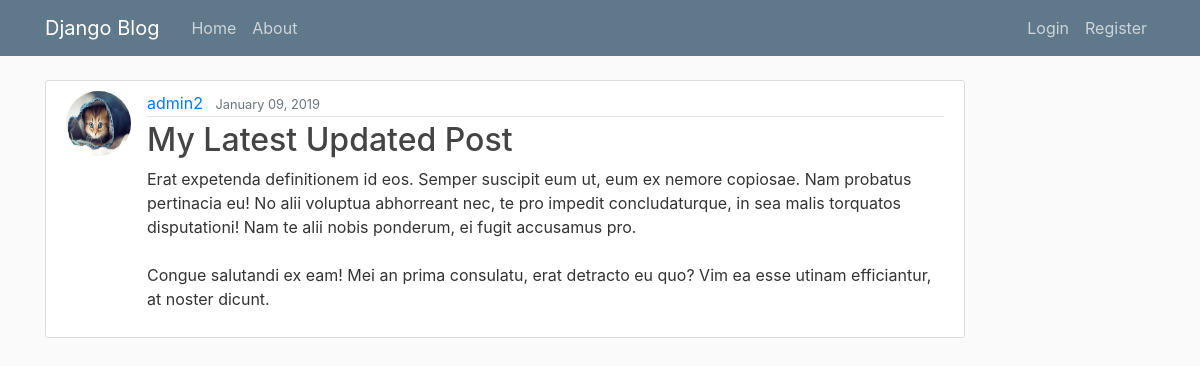
The page /post/29/ on the database its author committed.
### blog/models.py (models this page shows, shortened)
class Post(models.Model):
    title = models.CharField(max_length=100)
    content = models.TextField()
    date_posted = models.DateTimeField(default=timezone.now)
    author = models.ForeignKey(User, on_delete=models.CASCADE)

### users/models.py (models this page shows, shortened)
class Profile(models.Model):
    user = models.OneToOneField(User, on_delete=models.CASCADE)
    image = models.ImageField(default='default.jpg', upload_to='profile_pics')

### blog/views.py (the view)
# urls.py: path('post/<int:pk>/', PostDetailView.as_view(), name='post-detail'),
class PostDetailView(DetailView):
    model = Post

### blog/templates/blog/post_detail.html (shortened to what this page needs)
{% extends "blog/base.html" %}
{% block content %}
  <article class="media content-section">
    <img class="rounded-circle article-img" src="{{ object.author.profile.image.url }}">
    <div class="media-body">
      <div class="article-metadata">
        <a class="mr-2" href="{% url 'user-posts' object.author.username %}">{{ object.author }}</a>
        <small class="text-muted">{{ object.date_posted|date:"F d, Y" }}</small>
      </div>
      <h2 class="article-title">{{ object.title }}</h2>
      <p class="article-content">{{ object.content }}</p>
    </div>
  </article>
{% endblock content %}

### blog/static/blog/main.css (style rules this page uses)
body { background: #fafafa; color: #333333; margin-top: 5rem; }
h1, h2, h3, h4, h5, h6 { color: #444444; }
.content-section { background: #ffffff; padding: 10px 20px; border: 1px solid #dddddd; border-radius: 3px; margin-bottom: 20px; }
.article-title { color: #444444; }
.article-content { white-space: pre-line; }
.article-img { height: 65px; width: 65px; margin-right: 16px; }
.article-metadata { padding-bottom: 1px; margin-bottom: 4px; border-bottom: 1px solid #e3e3e3 }

### rows shown on the page
Post: author.profile.image (picture), author "admin2", date_posted "January 09, 2019", title "My Latest Updated Post", content "Erat expetenda definitionem id eos. Semper suscipit eum ut, eum ex nemore copiosae. Nam probatus pertinacia eu! No alii voluptua abhorreant nec, te pro impedit concludaturque, in sea malis torquatos disputationi! Nam te alii nobis ponderum, ei fugit accusamus pro. Congue salutandi ex eam! Mei an prima consulatu, erat detracto eu quo? Vim ea esse utinam efficiantur, at noster dicunt."
